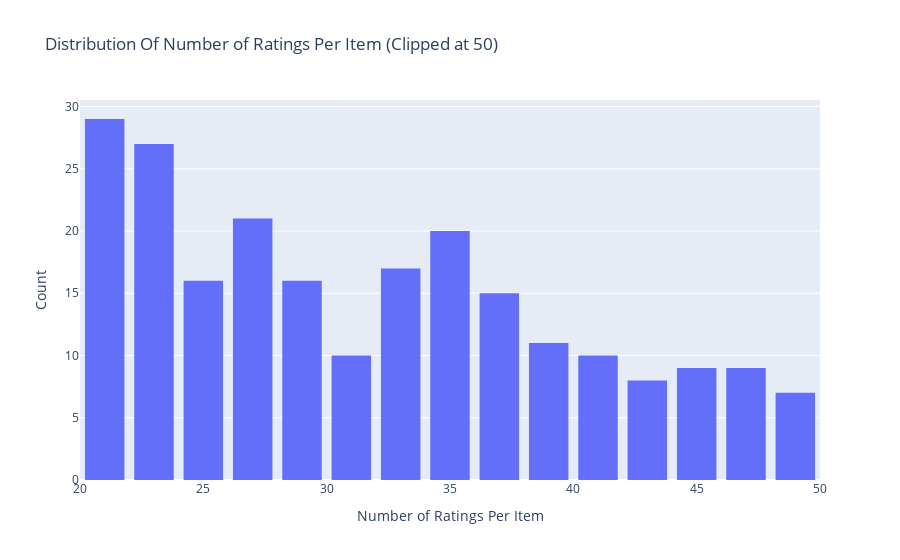

The code cell stored with this chart in its notebook:
### Code cell
# Ratings Distribution By Item
configure_plotly_browser_state()


data = ratings.groupby('userId')['rating'].count().clip(upper=50)
# Create trace
trace = go.Histogram(x = data.values,
                     name = 'Ratings',
                     xbins = dict(start = 0,
                                  end = 50,
                                  size = 2))
# Create layout
layout = go.Layout(title = 'Distribution Of Number of Ratings Per Item (Clipped at 50)',
                   xaxis = dict(title = 'Number of Ratings Per Item'),
                   yaxis = dict(title = 'Count'),
                   bargap = 0.2)

# Create plot
fig = go.Figure(data=[trace], layout=layout)
iplot(fig)

### Figure 1 — Plotly figure (JSON) as saved in the notebook; plotly's stock layout.template omitted (floating-point values rounded to 4 significant figures; data arrays with more than 128 entries replaced by an {"elided": "..."} marker saying what was removed)
{"data": [{"name": "Ratings", "x": {"elided": "610 int values"}, "xbins": {"end": 50, "size": 2, "start": 0}, "type": "histogram"}], "layout": {"bargap": 0.2, "title": {"text": "Distribution Of Number of Ratings Per Item (Clipped at 50)"}, "xaxis": {"title": {"text": "Number of Ratings Per Item"}}, "yaxis": {"title": {"text": "Count"}}}}
